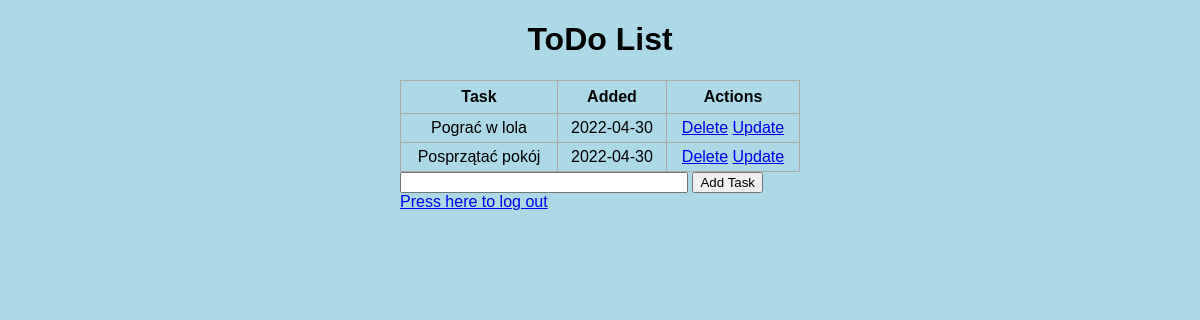
The app's page / (signed in) with its own data.
### app.py (models this page shows, shortened)
class Task(db.Model):
    id = db.Column(db.Integer, primary_key=True)
    content = db.Column(db.String(250), nullable=False)
    date_created = db.Column(db.DateTime, default=datetime.utcnow)
    completed = db.Column(db.Boolean, default = False)
    user_id = db.Column(db.Integer, db.ForeignKey('user.id'))

### app.py (the view)
@app.route('/', methods=['POST', 'GET'])
@login_required
def index():
    current_user = User.query.filter_by(username = escape(session['username'])).first()
    if request.method == 'POST':
        task_content = request.form['content']
        new_task = Task(content=task_content, user_id=current_user.id)
        try:
            db.session.add(new_task)
            db.session.commit()
            return redirect('/')
        except:
            return 'There was an issue adding your task'
    else:
        tasks = Task.query.order_by(Task.date_created).filter_by(user_id = current_user.id).all()
        return render_template('index.html', tasks=tasks)

### app.py (called while the page is built)
@login_manager.user_loader
def load_user(user_id):
    return User.query.get(int(user_id))

### templates/index.html (shortened to what this page needs)
{% extends 'base.html' %}
{% block body %}
<div class="content">
    <h1 style="text-align:center">ToDo List</h1>
    {% if tasks|length < 1 %}
    <h2 >There are no entries. Create one below</h2>
    {% else %}
    <table>
        <tr>
            <th>Task</th>
            <th>Added</th>
            <th>Actions</th>
        </tr>
        {% for task in tasks %}
        <tr>
            <td>{{ task.content }}</td>
            <td>{{ task.date_created.date() }}</td>
            <td>
                <a href="/delete/{{task.id}}">Delete</a>
                <a href="/update/{{task.id}}">Update</a>
            </td>
        </tr>
        {% endfor %}
    </table>
    {% endif %}
    <form action="/" method="POST">
        <input type="text" name="content" id="content"/>
        <input type="submit" value="Add Task"/>
    </form>
    <a href="{{url_for('logout')}}">Press here to log out</a>
</div>
{% endblock %}

### static/css/main.css (style rules this page uses)
body, html { margin: 0; font-family: sans-serif; background-color: lightblue; }
.content { margin: 0 auto; width: 400px; }
table, td, th { border: 1px solid #aaa; }
table { border-collapse: collapse; width: 100%; }
th { height: 30px; }
td { text-align: center; padding: 5px; }
#content { width: 70%; }

### records on screen
Task: content "Pograć w lola", date_created "2022-04-30"
Task: content "Posprzątać pokój", date_created "2022-04-30"
